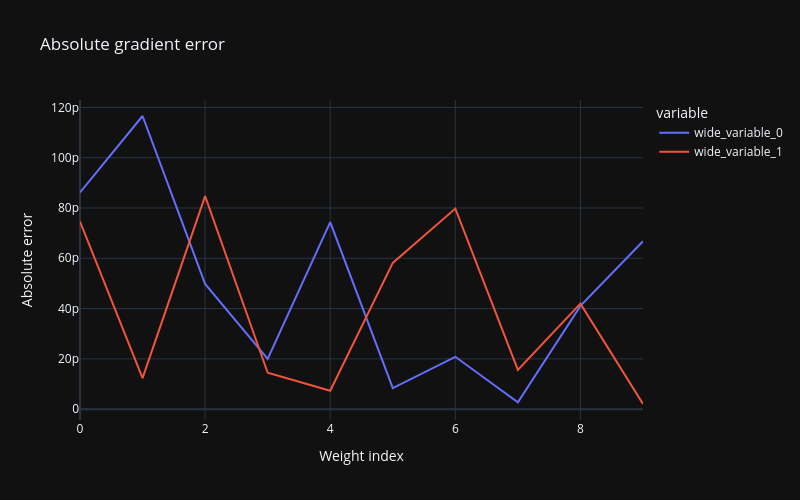

The notebook cell this image was saved under:
### Code cell
dW1 = np.asarray(dW1)
dW2 = np.asarray(dW2)
fda_list_w1 = np.asarray(fda_list_w1)
fda_list_w2 = np.asarray(fda_list_w2)

absolute_error_w1 = np.abs(dW1 - fda_list_w1)
absolute_error_w2 = np.abs(dW2 - fda_list_w2)
fig = px.line(y = [absolute_error_w1, absolute_error_w2], title='Absolute gradient error')
fig.update_layout(xaxis_title='Weight index', yaxis_title='Absolute error', template='plotly_dark', 
                  width=800, height=500, showlegend=True)
fig.show()

### Figure 1 — Plotly figure (JSON) as saved in the notebook; plotly's stock layout.template omitted (floating-point values rounded to 4 significant figures)
{"data": [{"hovertemplate": "variable=wide_variable_0<br>index=%{x}<br>value=%{y}<extra></extra>", "legendgroup": "wide_variable_0", "line": {"color": "#636efa", "dash": "solid"}, "marker": {"symbol": "circle"}, "mode": "lines", "name": "wide_variable_0", "orientation": "v", "showlegend": true, "type": "scatter", "x": [0, 1, 2, 3, 4, 5, 6, 7, 8, 9], "xaxis": "x", "y": [8.617e-11, 1.166e-10, 4.98e-11, 1.998e-11, 7.437e-11, 8.354e-12, 2.082e-11, 2.747e-12, 4.106e-11, 6.675e-11], "yaxis": "y"}, {"hovertemplate": "variable=wide_variable_1<br>index=%{x}<br>value=%{y}<extra></extra>", "legendgroup": "wide_variable_1", "line": {"color": "#EF553B", "dash": "solid"}, "marker": {"symbol": "circle"}, "mode": "lines", "name": "wide_variable_1", "orientation": "v", "showlegend": true, "type": "scatter", "x": [0, 1, 2, 3, 4, 5, 6, 7, 8, 9], "xaxis": "x", "y": [7.462e-11, 1.232e-11, 8.47e-11, 1.446e-11, 7.295e-12, 5.815e-11, 7.975e-11, 1.562e-11, 4.195e-11, 2.05e-12], "yaxis": "y"}], "layout": {"height": 500, "legend": {"title": {"text": "variable"}, "tracegroupgap": 0}, "showlegend": true, "title": {"text": "Absolute gradient error"}, "width": 800, "xaxis": {"anchor": "y", "domain": [0, 1], "title": {"text": "Weight index"}}, "yaxis": {"anchor": "x", "domain": [0, 1], "title": {"text": "Absolute error"}}}}
